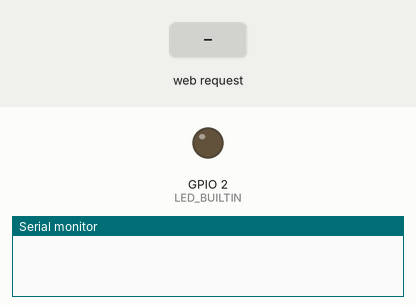
Bench run of a program on a simulated ESP8266 (Wemos D1 mini). Shown: output pins drawn as LEDs (lit = HIGH, except the on-board LED, lit = LOW), the last lines printed to the serial monitor. Inputs (shaded band) come from the test bench. Storage starts empty.

Above: at 1.2 s.
1.3 s: HTTP request GET /checkAnswer?answer=blanc received
At 2.5 s:
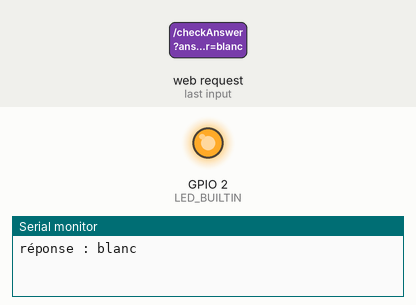
2.8 s: HTTP request GET /checkAnswer received
At 3.8 s:
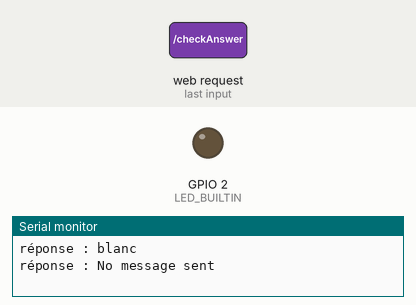
Timing chart, 0 to 5.8 s (numbered marks = the images above; inputs shaded):
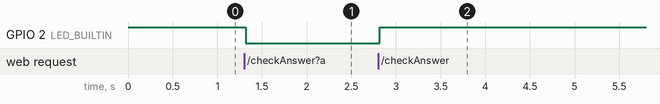

The program:

main.cpp
```cpp
#include <Arduino.h>
#include <DNSServer.h>
#ifdef ESP32
  #include <WiFi.h>
  #include <AsyncTCP.h>
#elif defined(ESP8266)
  #include <ESP8266WiFi.h>
  #include <ESPAsyncTCP.h>
#endif
#include "ESPAsyncWebServer.h"


#include <FS.h>

DNSServer dnsServer;
AsyncWebServer server(80);

class CaptiveRequestHandler : public AsyncWebHandler {
public:
  CaptiveRequestHandler() {}
  virtual ~CaptiveRequestHandler() {}

  bool canHandle(AsyncWebServerRequest *request){
    //request->addInterestingHeader("ANY");
    return true;
  }

  void handleRequest(AsyncWebServerRequest *request) {
     request->send(SPIFFS, "/index.html", "text/html");
  }
};


void setup(){
  Serial.begin(115200);
  pinMode(LED_BUILTIN, OUTPUT);
  digitalWrite(LED_BUILTIN, HIGH);

  //----------------------------------------------------SPIFFS
  if(!SPIFFS.begin())
  {
    Serial.println("Erreur SPIFFS...");
    return;
  }

  //your other setup stuff...
  WiFi.softAP("GCXXXXX 📦");
  dnsServer.start(53, "*", WiFi.softAPIP());


  server.on("/w3.css", HTTP_GET, [](AsyncWebServerRequest *request){
    request->send(SPIFFS, "/w3.css", "text/css");
  });

  server.on("/app.js", HTTP_GET, [](AsyncWebServerRequest *request){
    request->send(SPIFFS, "/app.js", "text/javascript");
  });

  server.on("/checkAnswer", HTTP_GET, [](AsyncWebServerRequest *request){
    String answer;
    if (request->hasParam("answer")) {
        answer = request->getParam("answer")->value();
    } else {
        answer = "No message sent";
        request->send(400, "application/json", "{\"text\":\"Rien recu\"}");
    }


    Serial.print("réponse : ");
    Serial.println(answer);

    if(answer == "blanc"){
      digitalWrite(LED_BUILTIN, LOW);
      request->send(200, "application/json", "{\"message\":\"Bravo\"}");
    }else{
      digitalWrite(LED_BUILTIN, HIGH);
      request->send(200, "application/json", "{\"message\":\"Non, mauvaise réponse\"}");
    }


    request->send(200);
  });


  server.addHandler(new CaptiveRequestHandler()).setFilter(ON_AP_FILTER);
  server.begin();
}

void loop(){
  dnsServer.processNextRequest();
}
```

Measured:
- after the input at 1.3 s, GPIO 2 (LED_BUILTIN): HIGH → LOW at once
- after the input at 2.8 s, GPIO 2 (LED_BUILTIN): LOW → HIGH at once
